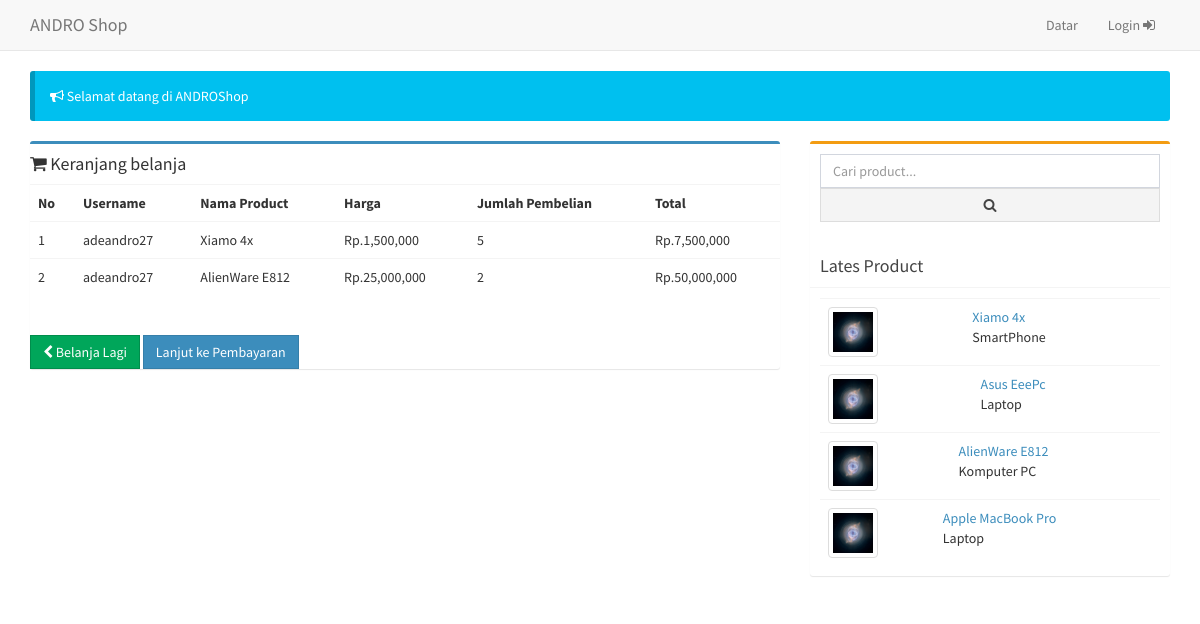
The app's page /index.php/home/chart with its own data.
### tables this page shows
CREATE TABLE IF NOT EXISTS `cart` (
  `id_cart` int(11) NOT NULL AUTO_INCREMENT,
  `qty` int(200) DEFAULT NULL,
  `id_user` int(200) DEFAULT NULL,
  `id_product` int(200) DEFAULT NULL,
  `harga` varchar(200) DEFAULT NULL,
  PRIMARY KEY (`id_cart`)
);

CREATE TABLE IF NOT EXISTS `users` (
  `id` int(11) unsigned NOT NULL AUTO_INCREMENT,
  `ip_address` varchar(45) NOT NULL,
  `username` varchar(100) DEFAULT NULL,
  `password` varchar(255) NOT NULL,
  `salt` varchar(255) DEFAULT NULL,
  `email` varchar(254) NOT NULL,
  `activation_code` varchar(40) DEFAULT NULL,
  `forgotten_password_code` varchar(40) DEFAULT NULL,
  `forgotten_password_time` int(11) unsigned DEFAULT NULL,
  `remember_code` varchar(40) DEFAULT NULL,
  `created_on` int(11) unsigned NOT NULL,
  `last_login` int(11) unsigned DEFAULT NULL,
  `active` tinyint(1) unsigned DEFAULT NULL,
  `first_name` varchar(50) DEFAULT NULL,
  `last_name` varchar(50) DEFAULT NULL,
  `company` varchar(100) DEFAULT NULL,
  `phone` varchar(20) DEFAULT NULL,
  `id_level` int(11) DEFAULT NULL,
  PRIMARY KEY (`id`)
);

CREATE TABLE IF NOT EXISTS `product` (
  `id` int(11) NOT NULL AUTO_INCREMENT,
  `nama_product` varchar(200) DEFAULT NULL,
  `harga` int(200) DEFAULT NULL,
  `deskripsi` text,
  `gambar` varchar(200) DEFAULT NULL,
  `id_kategory` int(200) DEFAULT NULL,
  PRIMARY KEY (`id`)
);

CREATE TABLE IF NOT EXISTS `kategory` (
  `id_kategory` int(11) NOT NULL AUTO_INCREMENT,
  `nama_kategory` varchar(200) DEFAULT NULL,
  PRIMARY KEY (`id_kategory`)
);

### application/libraries/Template.php (called while the page is built, shortened)
<?php
class Template
{
	protected $ci;
	protected $template_data = array();
	public function __construct()
	{
        $this->ci =& get_instance();
	}
	public function set($content_area, $value)
	{
		$this->template_data[$content_area] = $value;
	}
	public function load($template = "", $name = "", $view = "", $view_data = array(), $return = FALSE)
	{
		$this->set($name, $this->ci->load->view($view, $view_data, TRUE));
		$this->ci->load->view('layouts/'.$template, $this->template_data);
	}
}

### application/controllers/Home.php (called while the page is built, shortened)
<?php
class Home extends CI_Controller {
	public function chart()
	{
		$data = array();
		$data['carts'] = $this->product_model->get_cart()->result();
		$id_user 		= $this->input->post('id_user');
		$id_product		= $this->input->post('id_product');
		$harga			= $this->input->post('harga');
		$qty			= $this->input->post('qty');
		$this->product_model->insert_cart($qty, $id_user, $id_product, $harga);
		$this->template->set('title','Cart');
		$this->template->load('home_template','content','cart', $data);
	}
}
 ?>

### index.php (called while the page is built, shortened)
<?php
require_once BASEPATH.'core/CodeIgniter.php';

### application/models/Product_model.php (called while the page is built, shortened)
<?php
class Product_model extends CI_Model {
	public function get_product()
	{
		$this->db->select('*');
		$this->db->from('product');
		$this->db->join('kategory','product.id_kategory = kategory.id_kategory','left');
		$data = $this->db->get();
		return $data;
	}
	public function insert_cart($qty, $id_user, $id_product, $harga)
	{
		$data = [
			'qty'		=> $qty,
			'id_user'	=> $id_user,
			'id_product'=> $id_product,
			'harga'		=> $harga
		];
		$this->db->insert('cart', $data);
		return TRUE;
	}
	public function get_cart()
	{
		$data = $this->db->query('SELECT * FROM product a INNER JOIN cart b ON a.id = b.id_product INNER JOIN users c on b.id_user = c.id');
		return $data;
	}
}

### application/libraries/Ion_auth.php (called while the page is built, shortened)
<?php
class Ion_auth
{
	public function __construct()
	{
		$this->_cache_user_in_group =& $this->ion_auth_model->_cache_user_in_group;
		$this->ion_auth_model->trigger_events('library_constructor');
	}
	public function __get($var)
	{
		return get_instance()->$var;
	}
	public function logged_in()
	{
		$this->ion_auth_model->trigger_events('logged_in');
		$recheck = $this->ion_auth_model->recheck_session();
		return $recheck;
	}
}

### application/models/Ion_auth_model.php (called while the page is built, shortened)
<?php
class Ion_auth_model extends CI_Model
{
	public function __construct()
	{
		$this->config->load('ion_auth', TRUE);
	}
	public function recheck_session()
	{
		$recheck = (NULL !== $this->config->item('recheck_timer', 'ion_auth')) ? $this->config->item('recheck_timer', 'ion_auth') : 0;
		return (bool)$this->session->userdata('identity');
	}
}

### application/views/layouts/home_template.php (the view, shortened to what this page needs)
<!DOCTYPE html>
<html>
<head>
  <link rel="stylesheet" href="<?php echo base_url('assets/bower_components/bootstrap/dist/css/bootstrap.min.css') ?>">
  <link rel="stylesheet" href="<?php echo base_url('assets/bower_components/font-awesome/css/font-awesome.min.css') ?>">
  <link rel="stylesheet" href="<?php echo base_url('assets/bower_components/Ionicons/css/ionicons.min.css') ?>">
  <link rel="stylesheet" href="<?php echo base_url('assets/dist/css/AdminLTE.min.css') ?>">
  <link rel="stylesheet" href="<?php echo base_url('assets/dist/css/skins/_all-skins.min.css') ?>">
  <link rel="stylesheet" href="<?php echo base_url('assets/bower_components/morris.js/morris.css') ?>">
  <link rel="stylesheet" href="<?php echo base_url('assets/bower_components/jvectormap/jquery-jvectormap.css') ?>">
  <link rel="stylesheet" href="<?php echo base_url('assets/bower_components/bootstrap-datepicker/dist/css/bootstrap-datepicker.min.css') ?>">
  <link rel="stylesheet" href="<?php echo base_url('assets/bower_components/bootstrap-daterangepicker/daterangepicker.css') ?>">
  <link rel="stylesheet" href="<?php echo base_url('assets/plugins/bootstrap-wysihtml5/bootstrap3-wysihtml5.min.css') ?>">
</head>
<body class="hold-transition skin-blue sidebar-mini">
  <div class="navbar navbar-default navbar-static-top">
    <div class="container">
      <div class="navbar-header">
        <a href="#" class="navbar-brand">ANDRO Shop</a>
      </div>
      <div>
        <ul class="nav navbar-nav pull-right">
          <?php if (!$this->ion_auth->logged_in()): ?>
            <li><a href="<?php echo base_url('auth/register') ?>">Datar</a></li>
            <li><a href="<?php echo base_url('auth') ?>">Login <i class="fa fa-sign-in"></i></a></li>
          <?php endif ?>
        </ul>
      </div>
    </div>
  </div>
  <div class="container">
    <div class="callout callout-info  ">
      <i class="fa fa-bullhorn"></i> Selamat datang di ANDROShop
    </div>
    <div class="row">
      <div class="col-xs-8">
        <div class="box box-primary">
          <?php echo $content ?>
        </div>
      </div>
      <div class="col-xs-4">
        <div class="box box-warning">
          <div class="box-header with-border">
            <form action="#">
              <div class="form-group">
                <input type="text" class="form-control" name="cari" placeholder="Cari product...">
                <button class="btn btn-block btn-default btn-flat"><i class="fa fa-search"></i></button>
              </div>
            </form>
            <br>
            <h3 class="box-title">Lates Product</h3>
          </div>
          <div class="box-body">
            <?php
              $products = $this->product_model->get_product()->result();
              foreach ($products as $product) {
                if (!file_exists(base_url('assets/img/product/'.$product->gambar))) {
                  echo "<table class='table'>
                          <tr>
                            <td><img class='img-thumbnail' style='max-width:50px;' src='". base_url('assets/img/product/default.jpg') ."' alt='product'></td>
                            <td><a href='". base_url('home/show_product/'.$product->id) ."'>". $product->nama_product ."</a><p>". $product->nama_kategory ."</p></td>
                          </tr>
                        </table>";
                }
              }
             ?>
          </div>
        </div>
      </div>
    </div>
  </div>
</body>
</html>

### application/views/cart.php
<h4><i class="fa fa-shopping-cart"></i> Keranjang belanja</h4>
<table class="table">
	<tr>
		<th>No</th>
		<th>Username</th>
		<th>Nama Product</th>
		<th>Harga</th>
		<th>Jumlah Pembelian</th>
		<th>Total</th>
	</tr>
	<?php
		$no = 1;
		foreach ($carts as $cart) {
			echo "<tr>
				<td>". $no++ ."</td>
				<td>". $cart->username ."</td>
				<td>". $cart->nama_product ."</td>
				<td>Rp.". number_format($cart->harga) ."</td>
				<td>". $cart->qty ."</td>
				<td>Rp.". number_format($cart->harga * $cart->qty) ."</td>
			</tr>";
		}
	 ?>
</table>
<br>
<a href="<?php echo base_url('') ?>" class="btn btn-success btn-flat"><i class="fa fa-chevron-left"></i> Belanja Lagi</a>
<button class="btn btn-primary btn-flat">Lanjut ke Pembayaran</button>

### records on screen
cart: id_user.username "adeandro27", id_product.nama_product "Xiamo 4x", harga "1,500,000", qty "5", $cart->harga * $cart->qty "7,500,000"
cart: id_user.username "adeandro27", id_product.nama_product "AlienWare E812", harga "25,000,000", qty "2", $cart->harga * $cart->qty "50,000,000"
product: nama_product "Xiamo 4x", id_kategory.nama_kategory "SmartPhone"
product: nama_product "Asus EeePc", id_kategory.nama_kategory "Laptop"
product: nama_product "AlienWare E812", id_kategory.nama_kategory "Komputer PC"
product: nama_product "Apple MacBook Pro", id_kategory.nama_kategory "Laptop"
